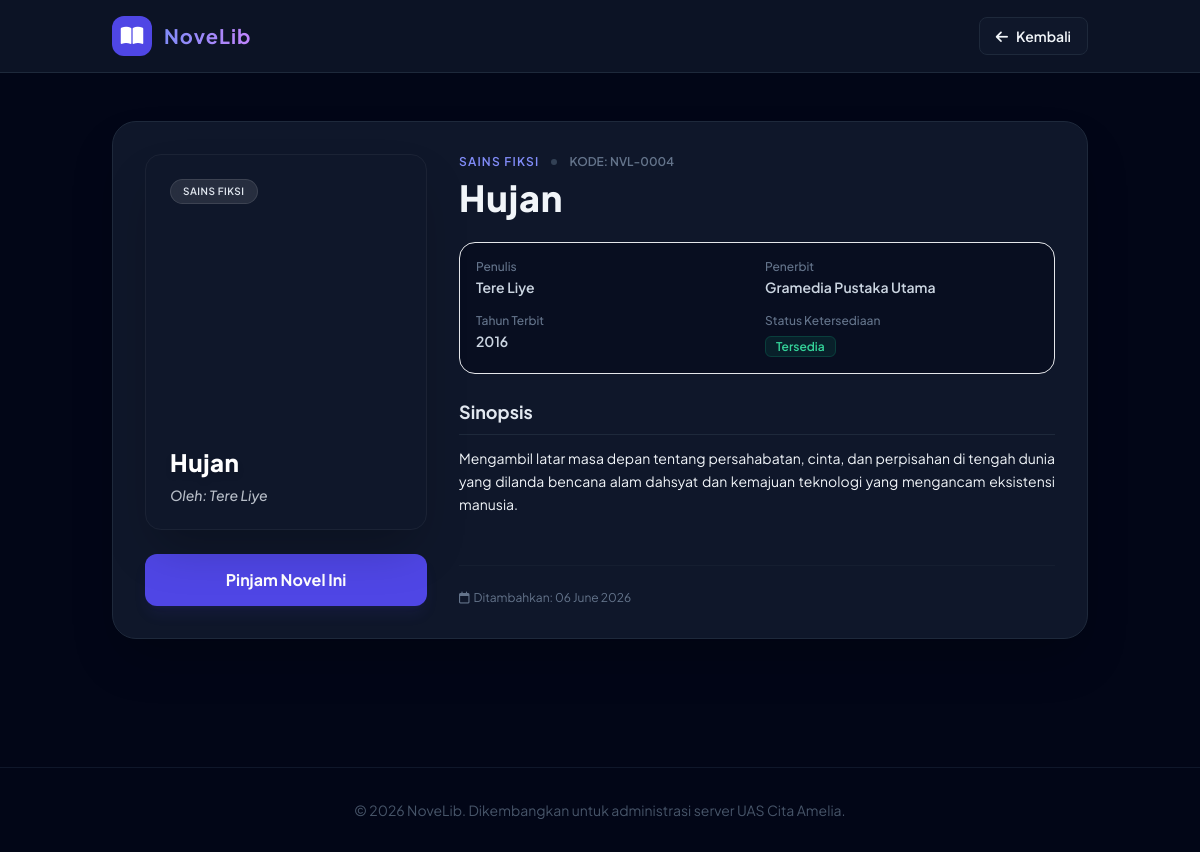
The page /Web_dinamis/detail.php?id=4 (signed in) on the database its author committed.
### tables this page shows
CREATE TABLE IF NOT EXISTS novels (
    id INT AUTO_INCREMENT PRIMARY KEY,
    judul VARCHAR(150) NOT NULL,
    penulis VARCHAR(100) NOT NULL,
    penerbit VARCHAR(100) NOT NULL,
    tahun_terbit INT NOT NULL,
    genre VARCHAR(50) NOT NULL,
    sinopsis TEXT NOT NULL,
    cover_image VARCHAR(255) DEFAULT 'default_cover.jpg',
    status ENUM('tersedia', 'dipinjam') DEFAULT 'tersedia',
    created_at TIMESTAMP DEFAULT CURRENT_TIMESTAMP
);

### Web_dinamis/detail.php (the view, shortened to what this page needs)
<?php
require_once 'config/koneksi.php';
$id = intval($_GET['id']);
$query = "SELECT * FROM novels WHERE id = $id";
$result = mysqli_query($koneksi, $query);
$novel = mysqli_fetch_assoc($result);
$hue = abs(crc32($novel['judul'])) % 360;
$bg_style = "background: linear-gradient(135deg, hsl($hue, 70%, 25%) 0%, hsl(($hue + 60) % 360, 60%, 10%) 100%)";
?>
<!DOCTYPE html>
<html lang="id">
<head>
    <script src="https://cdn.tailwindcss.com"></script>
    <link rel="stylesheet" href="https://cdnjs.cloudflare.com/ajax/libs/font-awesome/6.4.0/css/all.min.css">
</head>
<body class="bg-slate-950 text-slate-100 min-h-screen">
    <nav class="sticky top-0 bg-slate-900/80 backdrop-blur-md border-b border-slate-800 z-50">
        <div class="max-w-5xl mx-auto px-6 py-4 flex justify-between items-center">
            <a href="index.php" class="flex items-center gap-3">
                <div class="w-10 h-10 rounded-xl bg-indigo-600 flex items-center justify-center text-white text-xl">
                    <i class="fa-solid fa-book-open"></i>
                </div>
                <span class="text-xl font-bold tracking-wider bg-gradient-to-r from-indigo-400 to-purple-400 bg-clip-text text-transparent">NoveLib</span>
            </a>
            <a href="index.php" class="px-4 py-2 bg-slate-900 border border-slate-800 hover:bg-slate-800 rounded-lg text-sm font-semibold transition-all">
                <i class="fa-solid fa-arrow-left mr-2"></i>Kembali
            </a>
        </div>
    </nav>
    <main class="max-w-5xl mx-auto px-6 py-12">
        <div class="bg-slate-900 border border-slate-800 rounded-3xl overflow-hidden shadow-2xl grid grid-cols-1 md:grid-cols-3 gap-8 p-6 md:p-8">
            <div class="md:col-span-1">
                <div style="<?= $bg_style; ?>" class="aspect-[3/4] w-full rounded-2xl flex flex-col justify-between p-6 text-white border border-white/5 shadow-2xl relative">
                    <span class="self-start text-[10px] px-3 py-1 bg-white/10 backdrop-blur-md rounded-full text-slate-200 border border-white/10 uppercase tracking-wider font-semibold">
                        <?= htmlspecialchars($novel['genre']); ?>
                    </span>
                    <div class="space-y-2">
                        <h2 class="text-2xl font-extrabold tracking-wide drop-shadow-md leading-tight"><?= htmlspecialchars($novel['judul']); ?></h2>
                        <p class="text-sm text-slate-200/80 italic font-medium">Oleh: <?= htmlspecialchars($novel['penulis']); ?></p>
                    </div>
                </div>
                <div class="mt-6 space-y-3">
                    <?php if ($novel['status'] === 'tersedia') : ?>
                        <a href="pinjam.php?id=<?= $novel['id']; ?>"
                            onclick="return confirm('Apakah Anda yakin ingin meminjam novel ini?')"
                            class="block w-full py-3.5 text-center bg-indigo-600 hover:bg-indigo-700 text-white font-bold rounded-xl shadow-lg shadow-indigo-600/10 active:scale-[0.98] transition-all">
                            Pinjam Novel Ini
                        </a>
                    <?php endif; ?>
                </div>
            </div>
            <div class="md:col-span-2 space-y-6 flex flex-col justify-between">
                <div>
                    <div class="flex items-center gap-3 mb-2">
                        <span class="text-xs font-semibold text-indigo-400 uppercase tracking-widest"><?= htmlspecialchars($novel['genre']); ?></span>
                        <span class="w-1.5 h-1.5 rounded-full bg-slate-700"></span>
                        <span class="text-xs text-slate-500 font-semibold">KODE: NVL-<?= str_pad($novel['id'], 4, '0', STR_PAD_LEFT); ?></span>
                    </div>
                    <h1 class="text-3xl md:text-4xl font-extrabold text-slate-100 mb-6 tracking-wide leading-tight">
                        <?= htmlspecialchars($novel['judul']); ?>
                    </h1>
                    <div class="grid grid-cols-2 gap-4 p-4 bg-slate-950/50 border border-slate-850 rounded-2xl mb-6">
                        <div>
                            <p class="text-xs text-slate-500 font-medium">Penulis</p>
                            <p class="text-sm font-semibold text-slate-300 mt-0.5"><?= htmlspecialchars($novel['penulis']); ?></p>
                        </div>
                        <div>
                            <p class="text-xs text-slate-500 font-medium">Penerbit</p>
                            <p class="text-sm font-semibold text-slate-300 mt-0.5"><?= htmlspecialchars($novel['penerbit']); ?></p>
                        </div>
                        <div>
                            <p class="text-xs text-slate-500 font-medium">Tahun Terbit</p>
                            <p class="text-sm font-semibold text-slate-300 mt-0.5"><?= htmlspecialchars($novel['tahun_terbit']); ?></p>
                        </div>
                        <div>
                            <p class="text-xs text-slate-500 font-medium">Status Ketersediaan</p>
                            <div class="mt-1">
                                <?php if ($novel['status'] === 'tersedia') : ?>
                                    <span class="text-xs px-2.5 py-0.5 bg-emerald-500/10 text-emerald-400 border border-emerald-500/20 rounded-md font-semibold">Tersedia</span>
                                <?php else: ?>
                                    <span class="text-xs px-2.5 py-0.5 bg-amber-500/10 text-amber-400 border border-amber-500/20 rounded-md font-semibold font-semibold">Dipinjam</span>
                                <?php endif; ?>
                            </div>
                        </div>
                    </div>
                    <div class="space-y-3">
                        <h3 class="text-lg font-bold text-slate-200 border-b border-slate-800 pb-2">Sinopsis</h3>
                        <p class="text-slate-450 leading-relaxed text-sm text-justify">
                            <?= nl2br(htmlspecialchars($novel['sinopsis'])); ?>
                        </p>
                    </div>
                </div>
                <div class="pt-6 border-t border-slate-800/40 flex justify-between items-center text-xs text-slate-500">
                    <span class="flex items-center gap-1"><i class="fa-regular fa-calendar"></i> Ditambahkan: <?= date('d F Y', strtotime($novel['created_at'])); ?></span>
                </div>
            </div>
        </div>
    </main>
    <footer class="mt-20 border-t border-slate-900 bg-slate-950 py-8 text-center text-sm text-slate-600">
        <p>&copy; <?= date('Y'); ?> NoveLib. Dikembangkan untuk administrasi server UAS Cita Amelia.</p>
    </footer>
</body>
</html>

### Web_dinamis/detail.php (style rules this page uses)
body { font-family: 'Plus Jakarta Sans', sans-serif; }

### rows shown on the page
novels: genre "SAINS FIKSI", judul "Hujan", penulis "Tere Liye", id "0004", penerbit "Gramedia Pustaka Utama", tahun_terbit "2016", sinopsis "Mengambil latar masa depan tentang persahabatan, cinta, dan perpisahan di tengah dunia yang dilanda bencana alam dahsyat dan kemajuan teknologi yang mengancam eksistensi manusia.", created_at "06 June 2026"
